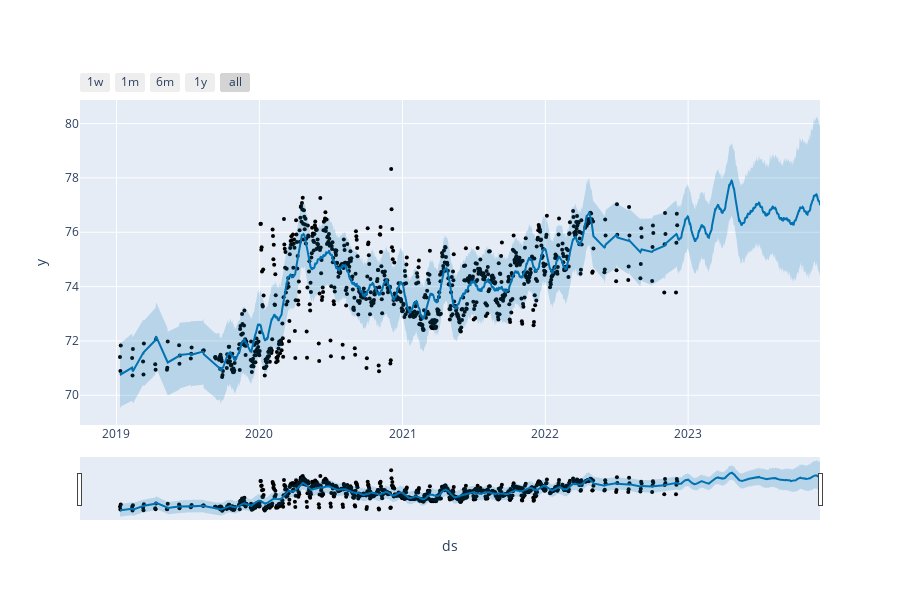

The cell this chart's notebook holds for it:
### Code cell
plot_plotly(m, forecast)

### Figure 1 — Plotly figure (JSON) as saved in the notebook; plotly's stock layout.template omitted (floating-point values rounded to 4 significant figures; data arrays with more than 128 entries replaced by an {"elided": "..."} marker saying what was removed)
{"data": [{"marker": {"color": "black", "size": 4}, "mode": "markers", "name": "Actual", "type": "scatter", "x": {"elided": "958 str values"}, "y": {"elided": "958 float values"}}, {"hoverinfo": "skip", "line": {"width": 0}, "mode": "lines", "type": "scatter", "x": {"elided": "1323 str values"}, "y": {"elided": "1323 float values"}}, {"fill": "tonexty", "fillcolor": "rgba(0, 114, 178, 0.2)", "line": {"color": "#0072B2", "width": 2}, "mode": "lines", "name": "Predicted", "type": "scatter", "x": {"elided": "1323 str values"}, "y": {"elided": "1323 float values"}}, {"fill": "tonexty", "fillcolor": "rgba(0, 114, 178, 0.2)", "hoverinfo": "skip", "line": {"width": 0}, "mode": "lines", "type": "scatter", "x": {"elided": "1323 str values"}, "y": {"elided": "1323 float values"}}], "layout": {"height": 600, "showlegend": false, "width": 900, "xaxis": {"rangeselector": {"buttons": [{"count": 7, "label": "1w", "step": "day", "stepmode": "backward"}, {"count": 1, "label": "1m", "step": "month", "stepmode": "backward"}, {"count": 6, "label": "6m", "step": "month", "stepmode": "backward"}, {"count": 1, "label": "1y", "step": "year", "stepmode": "backward"}, {"step": "all"}]}, "rangeslider": {"visible": true}, "title": {"text": "ds"}, "type": "date"}, "yaxis": {"title": {"text": "y"}}}}
